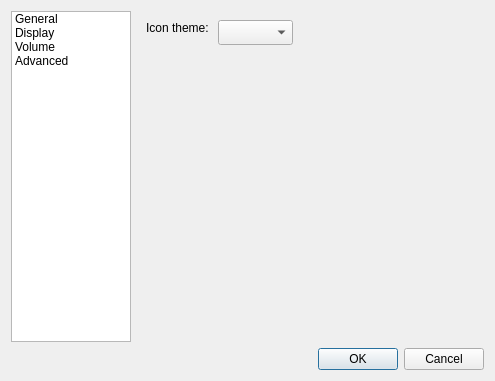
<?xml version="1.0" encoding="UTF-8"?>
<ui version="4.0">
 <class>PreferencesDialog</class>
 <widget class="QDialog" name="PreferencesDialog">
  <property name="geometry">
   <rect>
    <x>0</x>
    <y>0</y>
    <width>495</width>
    <height>381</height>
   </rect>
  </property>
  <property name="windowTitle">
   <string>Preferences</string>
  </property>
  <layout class="QVBoxLayout" name="verticalLayout">
   <item>
    <layout class="QHBoxLayout" name="horizontalLayout" stretch="0,1">
     <item>
      <widget class="QListWidget" name="listWidget">
       <property name="sizePolicy">
        <sizepolicy hsizetype="Fixed" vsizetype="Expanding">
         <horstretch>0</horstretch>
         <verstretch>0</verstretch>
        </sizepolicy>
       </property>
       <property name="maximumSize">
        <size>
         <width>120</width>
         <height>16777215</height>
        </size>
       </property>
       <property name="horizontalScrollBarPolicy">
        <enum>Qt::ScrollBarAlwaysOff</enum>
       </property>
       <item>
        <property name="text">
         <string>General</string>
        </property>
       </item>
       <item>
        <property name="text">
         <string>Display</string>
        </property>
       </item>
       <item>
        <property name="text">
         <string>Volume</string>
        </property>
       </item>
       <item>
        <property name="text">
         <string>Advanced</string>
        </property>
       </item>
      </widget>
     </item>
     <item>
      <widget class="QStackedWidget" name="stackedWidget">
       <property name="sizePolicy">
        <sizepolicy hsizetype="Preferred" vsizetype="Preferred">
         <horstretch>0</horstretch>
         <verstretch>0</verstretch>
        </sizepolicy>
       </property>
       <property name="currentIndex">
        <number>0</number>
       </property>
       <widget class="QWidget" name="generalPage">
        <widget class="QLabel" name="label">
         <property name="geometry">
          <rect>
           <x>9</x>
           <y>9</y>
           <width>66</width>
           <height>16</height>
          </rect>
         </property>
         <property name="text">
          <string>Icon theme:</string>
         </property>
        </widget>
        <widget class="QComboBox" name="iconTheme">
         <property name="geometry">
          <rect>
           <x>81</x>
           <y>9</y>
           <width>75</width>
           <height>25</height>
          </rect>
         </property>
        </widget>
       </widget>
       <widget class="QWidget" name="displayPage"/>
       <widget class="QWidget" name="volumePage"/>
       <widget class="QWidget" name="advancedPage"/>
      </widget>
     </item>
    </layout>
   </item>
   <item>
    <widget class="QDialogButtonBox" name="buttonBox">
     <property name="orientation">
      <enum>Qt::Horizontal</enum>
     </property>
     <property name="standardButtons">
      <set>QDialogButtonBox::Cancel|QDialogButtonBox::Ok</set>
     </property>
    </widget>
   </item>
  </layout>
 </widget>
 <resources/>
 <connections>
  <connection>
   <sender>buttonBox</sender>
   <signal>accepted()</signal>
   <receiver>PreferencesDialog</receiver>
   <slot>accept()</slot>
   <hints>
    <hint type="sourcelabel">
     <x>248</x>
     <y>254</y>
    </hint>
    <hint type="destinationlabel">
     <x>157</x>
     <y>274</y>
    </hint>
   </hints>
  </connection>
  <connection>
   <sender>buttonBox</sender>
   <signal>rejected()</signal>
   <receiver>PreferencesDialog</receiver>
   <slot>reject()</slot>
   <hints>
    <hint type="sourcelabel">
     <x>316</x>
     <y>260</y>
    </hint>
    <hint type="destinationlabel">
     <x>286</x>
     <y>274</y>
    </hint>
   </hints>
  </connection>
  <connection>
   <sender>listWidget</sender>
   <signal>currentRowChanged(int)</signal>
   <receiver>stackedWidget</receiver>
   <slot>setCurrentIndex(int)</slot>
   <hints>
    <hint type="sourcelabel">
     <x>137</x>
     <y>145</y>
    </hint>
    <hint type="destinationlabel">
     <x>359</x>
     <y>145</y>
    </hint>
   </hints>
  </connection>
 </connections>
</ui>
